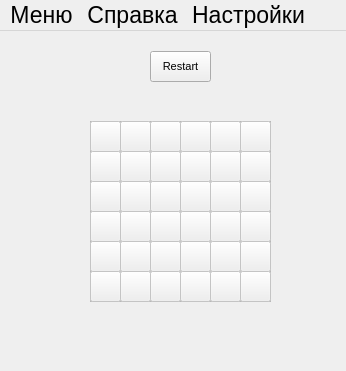
<?xml version="1.0" encoding="UTF-8"?>
<ui version="4.0">
 <class>MainWindow</class>
 <widget class="QMainWindow" name="MainWindow">
  <property name="geometry">
   <rect>
    <x>0</x>
    <y>0</y>
    <width>346</width>
    <height>371</height>
   </rect>
  </property>
  <property name="font">
   <font>
    <pointsize>17</pointsize>
   </font>
  </property>
  <property name="windowTitle">
   <string>MainWindow</string>
  </property>
  <property name="windowIcon">
   <iconset resource="myresourse.qrc">
    <normaloff>:/icon/Seriousbombw_hd.png</normaloff>:/icon/Seriousbombw_hd.png</iconset>
  </property>
  <widget class="QWidget" name="centralWidget">
   <widget class="QToolButton" name="toolButton">
    <property name="geometry">
     <rect>
      <x>150</x>
      <y>20</y>
      <width>61</width>
      <height>31</height>
     </rect>
    </property>
    <property name="font">
     <font>
      <pointsize>8</pointsize>
     </font>
    </property>
    <property name="text">
     <string>Restart</string>
    </property>
    <property name="iconSize">
     <size>
      <width>110</width>
      <height>110</height>
     </size>
    </property>
   </widget>
   <widget class="QToolButton" name="toolButton_2">
    <property name="enabled">
     <bool>false</bool>
    </property>
    <property name="geometry">
     <rect>
      <x>90</x>
      <y>90</y>
      <width>31</width>
      <height>31</height>
     </rect>
    </property>
    <property name="baseSize">
     <size>
      <width>12</width>
      <height>12</height>
     </size>
    </property>
    <property name="text">
     <string/>
    </property>
    <property name="iconSize">
     <size>
      <width>16</width>
      <height>16</height>
     </size>
    </property>
    <attribute name="buttonGroup">
     <string notr="true">buttonGroup</string>
    </attribute>
   </widget>
   <widget class="QToolButton" name="toolButton_3">
    <property name="enabled">
     <bool>false</bool>
    </property>
    <property name="geometry">
     <rect>
      <x>90</x>
      <y>180</y>
      <width>31</width>
      <height>31</height>
     </rect>
    </property>
    <property name="text">
     <string/>
    </property>
    <attribute name="buttonGroup">
     <string notr="true">buttonGroup</string>
    </attribute>
   </widget>
   <widget class="QToolButton" name="toolButton_4">
    <property name="enabled">
     <bool>false</bool>
    </property>
    <property name="geometry">
     <rect>
      <x>120</x>
      <y>90</y>
      <width>31</width>
      <height>31</height>
     </rect>
    </property>
    <property name="text">
     <string/>
    </property>
    <attribute name="buttonGroup">
     <string notr="true">buttonGroup</string>
    </attribute>
   </widget>
   <widget class="QToolButton" name="toolButton_5">
    <property name="enabled">
     <bool>false</bool>
    </property>
    <property name="geometry">
     <rect>
      <x>180</x>
      <y>90</y>
      <width>31</width>
      <height>31</height>
     </rect>
    </property>
    <property name="text">
     <string/>
    </property>
    <attribute name="buttonGroup">
     <string notr="true">buttonGroup</string>
    </attribute>
   </widget>
   <widget class="QToolButton" name="toolButton_6">
    <property name="enabled">
     <bool>false</bool>
    </property>
    <property name="geometry">
     <rect>
      <x>210</x>
      <y>90</y>
      <width>31</width>
      <height>31</height>
     </rect>
    </property>
    <property name="text">
     <string/>
    </property>
    <attribute name="buttonGroup">
     <string notr="true">buttonGroup</string>
    </attribute>
   </widget>
   <widget class="QToolButton" name="toolButton_7">
    <property name="enabled">
     <bool>false</bool>
    </property>
    <property name="geometry">
     <rect>
      <x>240</x>
      <y>120</y>
      <width>31</width>
      <height>31</height>
     </rect>
    </property>
    <property name="text">
     <string/>
    </property>
    <attribute name="buttonGroup">
     <string notr="true">buttonGroup</string>
    </attribute>
   </widget>
   <widget class="QToolButton" name="toolButton_8">
    <property name="enabled">
     <bool>false</bool>
    </property>
    <property name="geometry">
     <rect>
      <x>240</x>
      <y>180</y>
      <width>31</width>
      <height>31</height>
     </rect>
    </property>
    <property name="text">
     <string/>
    </property>
    <attribute name="buttonGroup">
     <string notr="true">buttonGroup</string>
    </attribute>
   </widget>
   <widget class="QToolButton" name="toolButton_10">
    <property name="enabled">
     <bool>false</bool>
    </property>
    <property name="geometry">
     <rect>
      <x>240</x>
      <y>150</y>
      <width>31</width>
      <height>31</height>
     </rect>
    </property>
    <property name="text">
     <string/>
    </property>
    <attribute name="buttonGroup">
     <string notr="true">buttonGroup</string>
    </attribute>
   </widget>
   <widget class="QToolButton" name="toolButton_11">
    <property name="enabled">
     <bool>false</bool>
    </property>
    <property name="geometry">
     <rect>
      <x>240</x>
      <y>90</y>
      <width>31</width>
      <height>31</height>
     </rect>
    </property>
    <property name="text">
     <string/>
    </property>
    <attribute name="buttonGroup">
     <string notr="true">buttonGroup</string>
    </attribute>
   </widget>
   <widget class="QToolButton" name="toolButton_12">
    <property name="enabled">
     <bool>false</bool>
    </property>
    <property name="geometry">
     <rect>
      <x>120</x>
      <y>120</y>
      <width>31</width>
      <height>31</height>
     </rect>
    </property>
    <property name="text">
     <string/>
    </property>
    <attribute name="buttonGroup">
     <string notr="true">buttonGroup</string>
    </attribute>
   </widget>
   <widget class="QToolButton" name="toolButton_13">
    <property name="enabled">
     <bool>false</bool>
    </property>
    <property name="geometry">
     <rect>
      <x>150</x>
      <y>120</y>
      <width>31</width>
      <height>31</height>
     </rect>
    </property>
    <property name="text">
     <string/>
    </property>
    <attribute name="buttonGroup">
     <string notr="true">buttonGroup</string>
    </attribute>
   </widget>
   <widget class="QToolButton" name="toolButton_14">
    <property name="enabled">
     <bool>false</bool>
    </property>
    <property name="geometry">
     <rect>
      <x>240</x>
      <y>210</y>
      <width>31</width>
      <height>31</height>
     </rect>
    </property>
    <property name="text">
     <string/>
    </property>
    <attribute name="buttonGroup">
     <string notr="true">buttonGroup</string>
    </attribute>
   </widget>
   <widget class="QToolButton" name="toolButton_15">
    <property name="enabled">
     <bool>false</bool>
    </property>
    <property name="geometry">
     <rect>
      <x>90</x>
      <y>120</y>
      <width>31</width>
      <height>31</height>
     </rect>
    </property>
    <property name="text">
     <string/>
    </property>
    <attribute name="buttonGroup">
     <string notr="true">buttonGroup</string>
    </attribute>
   </widget>
   <widget class="QToolButton" name="toolButton_16">
    <property name="enabled">
     <bool>false</bool>
    </property>
    <property name="geometry">
     <rect>
      <x>240</x>
      <y>240</y>
      <width>31</width>
      <height>31</height>
     </rect>
    </property>
    <property name="text">
     <string/>
    </property>
    <attribute name="buttonGroup">
     <string notr="true">buttonGroup</string>
    </attribute>
   </widget>
   <widget class="QToolButton" name="toolButton_17">
    <property name="enabled">
     <bool>false</bool>
    </property>
    <property name="geometry">
     <rect>
      <x>210</x>
      <y>120</y>
      <width>31</width>
      <height>31</height>
     </rect>
    </property>
    <property name="text">
     <string/>
    </property>
    <attribute name="buttonGroup">
     <string notr="true">buttonGroup</string>
    </attribute>
   </widget>
   <widget class="QToolButton" name="toolButton_18">
    <property name="enabled">
     <bool>false</bool>
    </property>
    <property name="geometry">
     <rect>
      <x>180</x>
      <y>120</y>
      <width>31</width>
      <height>31</height>
     </rect>
    </property>
    <property name="text">
     <string/>
    </property>
    <attribute name="buttonGroup">
     <string notr="true">buttonGroup</string>
    </attribute>
   </widget>
   <widget class="QToolButton" name="toolButton_19">
    <property name="enabled">
     <bool>false</bool>
    </property>
    <property name="geometry">
     <rect>
      <x>120</x>
      <y>150</y>
      <width>31</width>
      <height>31</height>
     </rect>
    </property>
    <property name="text">
     <string/>
    </property>
    <attribute name="buttonGroup">
     <string notr="true">buttonGroup</string>
    </attribute>
   </widget>
   <widget class="QToolButton" name="toolButton_20">
    <property name="enabled">
     <bool>false</bool>
    </property>
    <property name="geometry">
     <rect>
      <x>180</x>
      <y>180</y>
      <width>31</width>
      <height>31</height>
     </rect>
    </property>
    <property name="text">
     <string/>
    </property>
    <attribute name="buttonGroup">
     <string notr="true">buttonGroup</string>
    </attribute>
   </widget>
   <widget class="QToolButton" name="toolButton_21">
    <property name="enabled">
     <bool>false</bool>
    </property>
    <property name="geometry">
     <rect>
      <x>90</x>
      <y>150</y>
      <width>31</width>
      <height>31</height>
     </rect>
    </property>
    <property name="text">
     <string/>
    </property>
    <attribute name="buttonGroup">
     <string notr="true">buttonGroup</string>
    </attribute>
   </widget>
   <widget class="QToolButton" name="toolButton_22">
    <property name="enabled">
     <bool>false</bool>
    </property>
    <property name="geometry">
     <rect>
      <x>210</x>
      <y>180</y>
      <width>31</width>
      <height>31</height>
     </rect>
    </property>
    <property name="text">
     <string/>
    </property>
    <attribute name="buttonGroup">
     <string notr="true">buttonGroup</string>
    </attribute>
   </widget>
   <widget class="QToolButton" name="toolButton_23">
    <property name="enabled">
     <bool>false</bool>
    </property>
    <property name="geometry">
     <rect>
      <x>210</x>
      <y>150</y>
      <width>31</width>
      <height>31</height>
     </rect>
    </property>
    <property name="text">
     <string/>
    </property>
    <attribute name="buttonGroup">
     <string notr="true">buttonGroup</string>
    </attribute>
   </widget>
   <widget class="QToolButton" name="toolButton_24">
    <property name="enabled">
     <bool>false</bool>
    </property>
    <property name="geometry">
     <rect>
      <x>150</x>
      <y>150</y>
      <width>31</width>
      <height>31</height>
     </rect>
    </property>
    <property name="text">
     <string/>
    </property>
    <attribute name="buttonGroup">
     <string notr="true">buttonGroup</string>
    </attribute>
   </widget>
   <widget class="QToolButton" name="toolButton_25">
    <property name="enabled">
     <bool>false</bool>
    </property>
    <property name="geometry">
     <rect>
      <x>180</x>
      <y>150</y>
      <width>31</width>
      <height>31</height>
     </rect>
    </property>
    <property name="text">
     <string/>
    </property>
    <attribute name="buttonGroup">
     <string notr="true">buttonGroup</string>
    </attribute>
   </widget>
   <widget class="QToolButton" name="toolButton_26">
    <property name="enabled">
     <bool>false</bool>
    </property>
    <property name="geometry">
     <rect>
      <x>150</x>
      <y>210</y>
      <width>31</width>
      <height>31</height>
     </rect>
    </property>
    <property name="text">
     <string/>
    </property>
    <attribute name="buttonGroup">
     <string notr="true">buttonGroup</string>
    </attribute>
   </widget>
   <widget class="QToolButton" name="toolButton_27">
    <property name="enabled">
     <bool>false</bool>
    </property>
    <property name="geometry">
     <rect>
      <x>90</x>
      <y>240</y>
      <width>31</width>
      <height>31</height>
     </rect>
    </property>
    <property name="text">
     <string/>
    </property>
    <attribute name="buttonGroup">
     <string notr="true">buttonGroup</string>
    </attribute>
   </widget>
   <widget class="QToolButton" name="toolButton_28">
    <property name="enabled">
     <bool>false</bool>
    </property>
    <property name="geometry">
     <rect>
      <x>180</x>
      <y>210</y>
      <width>31</width>
      <height>31</height>
     </rect>
    </property>
    <property name="text">
     <string/>
    </property>
    <attribute name="buttonGroup">
     <string notr="true">buttonGroup</string>
    </attribute>
   </widget>
   <widget class="QToolButton" name="toolButton_29">
    <property name="enabled">
     <bool>false</bool>
    </property>
    <property name="geometry">
     <rect>
      <x>210</x>
      <y>210</y>
      <width>31</width>
      <height>31</height>
     </rect>
    </property>
    <property name="text">
     <string/>
    </property>
    <attribute name="buttonGroup">
     <string notr="true">buttonGroup</string>
    </attribute>
   </widget>
   <widget class="QToolButton" name="toolButton_30">
    <property name="enabled">
     <bool>false</bool>
    </property>
    <property name="geometry">
     <rect>
      <x>120</x>
      <y>180</y>
      <width>31</width>
      <height>31</height>
     </rect>
    </property>
    <property name="text">
     <string/>
    </property>
    <attribute name="buttonGroup">
     <string notr="true">buttonGroup</string>
    </attribute>
   </widget>
   <widget class="QToolButton" name="toolButton_31">
    <property name="enabled">
     <bool>false</bool>
    </property>
    <property name="geometry">
     <rect>
      <x>150</x>
      <y>180</y>
      <width>31</width>
      <height>31</height>
     </rect>
    </property>
    <property name="text">
     <string/>
    </property>
    <attribute name="buttonGroup">
     <string notr="true">buttonGroup</string>
    </attribute>
   </widget>
   <widget class="QToolButton" name="toolButton_32">
    <property name="enabled">
     <bool>false</bool>
    </property>
    <property name="geometry">
     <rect>
      <x>150</x>
      <y>240</y>
      <width>31</width>
      <height>31</height>
     </rect>
    </property>
    <property name="text">
     <string/>
    </property>
    <attribute name="buttonGroup">
     <string notr="true">buttonGroup</string>
    </attribute>
   </widget>
   <widget class="QToolButton" name="toolButton_33">
    <property name="enabled">
     <bool>false</bool>
    </property>
    <property name="geometry">
     <rect>
      <x>90</x>
      <y>210</y>
      <width>31</width>
      <height>31</height>
     </rect>
    </property>
    <property name="text">
     <string/>
    </property>
    <attribute name="buttonGroup">
     <string notr="true">buttonGroup</string>
    </attribute>
   </widget>
   <widget class="QToolButton" name="toolButton_34">
    <property name="enabled">
     <bool>false</bool>
    </property>
    <property name="geometry">
     <rect>
      <x>180</x>
      <y>240</y>
      <width>31</width>
      <height>31</height>
     </rect>
    </property>
    <property name="text">
     <string/>
    </property>
    <attribute name="buttonGroup">
     <string notr="true">buttonGroup</string>
    </attribute>
   </widget>
   <widget class="QToolButton" name="toolButton_36">
    <property name="enabled">
     <bool>false</bool>
    </property>
    <property name="geometry">
     <rect>
      <x>120</x>
      <y>210</y>
      <width>31</width>
      <height>31</height>
     </rect>
    </property>
    <property name="text">
     <string/>
    </property>
    <attribute name="buttonGroup">
     <string notr="true">buttonGroup</string>
    </attribute>
   </widget>
   <widget class="QToolButton" name="toolButton_37">
    <property name="enabled">
     <bool>false</bool>
    </property>
    <property name="geometry">
     <rect>
      <x>120</x>
      <y>240</y>
      <width>31</width>
      <height>31</height>
     </rect>
    </property>
    <property name="text">
     <string/>
    </property>
    <attribute name="buttonGroup">
     <string notr="true">buttonGroup</string>
    </attribute>
   </widget>
   <widget class="QToolButton" name="toolButton_38">
    <property name="enabled">
     <bool>false</bool>
    </property>
    <property name="geometry">
     <rect>
      <x>210</x>
      <y>240</y>
      <width>31</width>
      <height>31</height>
     </rect>
    </property>
    <property name="text">
     <string/>
    </property>
    <attribute name="buttonGroup">
     <string notr="true">buttonGroup</string>
    </attribute>
   </widget>
   <widget class="QToolButton" name="toolButton_9">
    <property name="enabled">
     <bool>false</bool>
    </property>
    <property name="geometry">
     <rect>
      <x>150</x>
      <y>90</y>
      <width>31</width>
      <height>31</height>
     </rect>
    </property>
    <property name="baseSize">
     <size>
      <width>12</width>
      <height>12</height>
     </size>
    </property>
    <property name="text">
     <string/>
    </property>
    <property name="iconSize">
     <size>
      <width>16</width>
      <height>16</height>
     </size>
    </property>
    <attribute name="buttonGroup">
     <string notr="true">buttonGroup</string>
    </attribute>
   </widget>
   <widget class="QTableWidget" name="tableWidget">
    <property name="geometry">
     <rect>
      <x>90</x>
      <y>90</y>
      <width>181</width>
      <height>181</height>
     </rect>
    </property>
    <property name="font">
     <font>
      <pointsize>12</pointsize>
     </font>
    </property>
    <property name="verticalScrollBarPolicy">
     <enum>Qt::ScrollBarAlwaysOff</enum>
    </property>
    <property name="horizontalScrollBarPolicy">
     <enum>Qt::ScrollBarAlwaysOff</enum>
    </property>
    <property name="autoScroll">
     <bool>false</bool>
    </property>
    <property name="tabKeyNavigation">
     <bool>false</bool>
    </property>
    <property name="showDropIndicator" stdset="0">
     <bool>false</bool>
    </property>
    <property name="dragDropOverwriteMode">
     <bool>false</bool>
    </property>
    <property name="dragDropMode">
     <enum>QAbstractItemView::NoDragDrop</enum>
    </property>
    <property name="selectionMode">
     <enum>QAbstractItemView::ExtendedSelection</enum>
    </property>
    <property name="textElideMode">
     <enum>Qt::ElideMiddle</enum>
    </property>
    <property name="rowCount">
     <number>6</number>
    </property>
    <property name="columnCount">
     <number>6</number>
    </property>
    <attribute name="horizontalHeaderVisible">
     <bool>false</bool>
    </attribute>
    <attribute name="horizontalHeaderDefaultSectionSize">
     <number>30</number>
    </attribute>
    <attribute name="horizontalHeaderHighlightSections">
     <bool>false</bool>
    </attribute>
    <attribute name="horizontalHeaderMinimumSectionSize">
     <number>30</number>
    </attribute>
    <attribute name="verticalHeaderVisible">
     <bool>false</bool>
    </attribute>
    <attribute name="verticalHeaderDefaultSectionSize">
     <number>30</number>
    </attribute>
    <row/>
    <row/>
    <row/>
    <row/>
    <row/>
    <row/>
    <column/>
    <column/>
    <column/>
    <column/>
    <column/>
    <column/>
   </widget>
   <zorder>tableWidget</zorder>
   <zorder>toolButton</zorder>
   <zorder>toolButton_2</zorder>
   <zorder>toolButton_3</zorder>
   <zorder>toolButton_4</zorder>
   <zorder>toolButton_5</zorder>
   <zorder>toolButton_6</zorder>
   <zorder>toolButton_7</zorder>
   <zorder>toolButton_8</zorder>
   <zorder>toolButton_10</zorder>
   <zorder>toolButton_11</zorder>
   <zorder>toolButton_12</zorder>
   <zorder>toolButton_13</zorder>
   <zorder>toolButton_14</zorder>
   <zorder>toolButton_15</zorder>
   <zorder>toolButton_16</zorder>
   <zorder>toolButton_17</zorder>
   <zorder>toolButton_18</zorder>
   <zorder>toolButton_19</zorder>
   <zorder>toolButton_20</zorder>
   <zorder>toolButton_21</zorder>
   <zorder>toolButton_22</zorder>
   <zorder>toolButton_23</zorder>
   <zorder>toolButton_24</zorder>
   <zorder>toolButton_25</zorder>
   <zorder>toolButton_26</zorder>
   <zorder>toolButton_27</zorder>
   <zorder>toolButton_28</zorder>
   <zorder>toolButton_29</zorder>
   <zorder>toolButton_30</zorder>
   <zorder>toolButton_31</zorder>
   <zorder>toolButton_32</zorder>
   <zorder>toolButton_33</zorder>
   <zorder>toolButton_34</zorder>
   <zorder>toolButton_36</zorder>
   <zorder>toolButton_37</zorder>
   <zorder>toolButton_38</zorder>
   <zorder>toolButton_9</zorder>
  </widget>
  <widget class="QMenuBar" name="menuBar">
   <property name="geometry">
    <rect>
     <x>0</x>
     <y>0</y>
     <width>346</width>
     <height>21</height>
    </rect>
   </property>
   <widget class="QMenu" name="menu">
    <property name="title">
     <string>Меню</string>
    </property>
    <addaction name="action_2"/>
    <addaction name="action_3"/>
   </widget>
   <widget class="QMenu" name="menu_3">
    <property name="title">
     <string>Справка</string>
    </property>
    <addaction name="action"/>
   </widget>
   <widget class="QMenu" name="menu_2">
    <property name="title">
     <string>Настройки</string>
    </property>
    <addaction name="separator"/>
    <addaction name="action1"/>
    <addaction name="action2"/>
    <addaction name="action3"/>
    <addaction name="separator"/>
    <addaction name="action_5"/>
   </widget>
   <addaction name="menu"/>
   <addaction name="menu_3"/>
   <addaction name="menu_2"/>
  </widget>
  <action name="action">
   <property name="text">
    <string>Как играть</string>
   </property>
  </action>
  <action name="action_2">
   <property name="text">
    <string>Новая игра</string>
   </property>
  </action>
  <action name="action_3">
   <property name="text">
    <string>Выход</string>
   </property>
  </action>
  <action name="action1">
   <property name="checkable">
    <bool>true</bool>
   </property>
   <property name="checked">
    <bool>true</bool>
   </property>
   <property name="icon">
    <iconset resource="myresourse.qrc">
     <normaloff>:/icon/rg1024_sea_mine.png</normaloff>:/icon/rg1024_sea_mine.png</iconset>
   </property>
   <property name="text">
    <string>1Стиль</string>
   </property>
  </action>
  <action name="action2">
   <property name="checkable">
    <bool>true</bool>
   </property>
   <property name="icon">
    <iconset resource="myresourse.qrc">
     <normaloff>:/icon/Мина.png</normaloff>:/icon/Мина.png</iconset>
   </property>
   <property name="text">
    <string>2 Стиль</string>
   </property>
  </action>
  <action name="action3">
   <property name="checkable">
    <bool>true</bool>
   </property>
   <property name="icon">
    <iconset resource="myresourse.qrc">
     <normaloff>:/icon/7.png</normaloff>:/icon/7.png</iconset>
   </property>
   <property name="text">
    <string>3 Стиль</string>
   </property>
  </action>
  <action name="action_5">
   <property name="enabled">
    <bool>false</bool>
   </property>
   <property name="text">
    <string>Количество мин</string>
   </property>
  </action>
 </widget>
 <layoutdefault spacing="6" margin="11"/>
 <resources>
  <include location="myresourse.qrc"/>
 </resources>
 <connections/>
 <buttongroups>
  <buttongroup name="buttonGroup"/>
 </buttongroups>
</ui>
